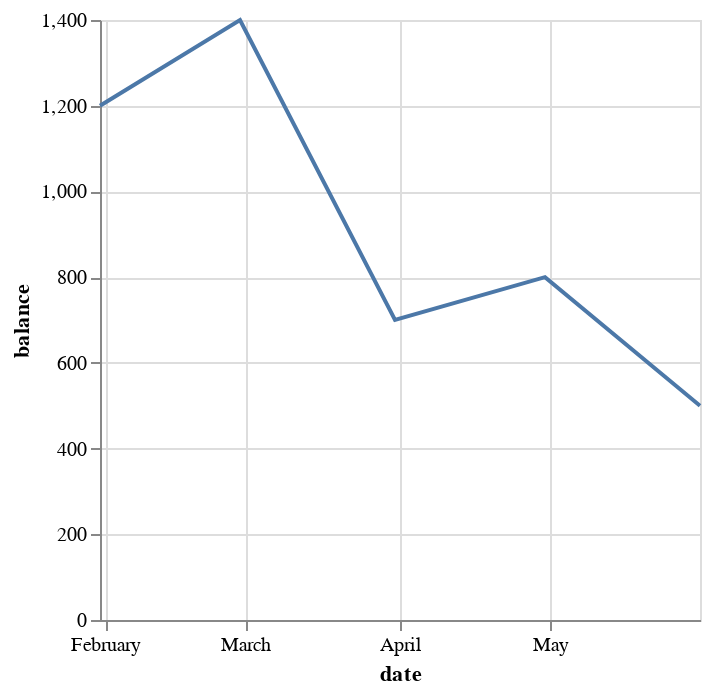

Notebook source saved alongside this figure:
### Markdown cell above
Now that we have transformed our data, let's visualize our findings.

**Create two plots:**
- The first plot should show a line plot of date (x) vs. balance (y)
- The second plot should show a bar plot of return vs. date  and bars color-coded such that positive returns are green and negative returns are red.

**Challenge:**

Arrange the first plot on top of the second and ensure they share an x-axis.

**Guidelines:**

Implement in Altair.

### Code cell
# first plot
# TODO
alt.Chart(result).mark_line().encode(
    alt.X('date:T'),
    alt.Y('balance')  
)

### Figure 1 — Vega-Lite specification as saved in the notebook (floating-point values rounded to 4 significant figures)
{"config": {"view": {"continuousWidth": 300, "continuousHeight": 300}}, "data": {"name": "data-672ae1b76efdeb9a63ca4216d13ece1a"}, "mark": {"type": "line"}, "encoding": {"x": {"field": "date", "type": "temporal"}, "y": {"field": "balance", "type": "quantitative"}}, "$schema": "https://vega.github.io/schema/vega-lite/v6.1.0.json", "datasets": {"data-672ae1b76efdeb9a63ca4216d13ece1a": [{"date": "01-31-2018", "balance": 1200, "return": 0.2}, {"date": "02-28-2018", "balance": 1400, "return": 0.1667}, {"date": "03-31-2018", "balance": 700, "return": -0.5}, {"date": "04-30-2018", "balance": 800, "return": 0.1429}, {"date": "05-31-2018", "balance": 500, "return": -0.375}]}}
